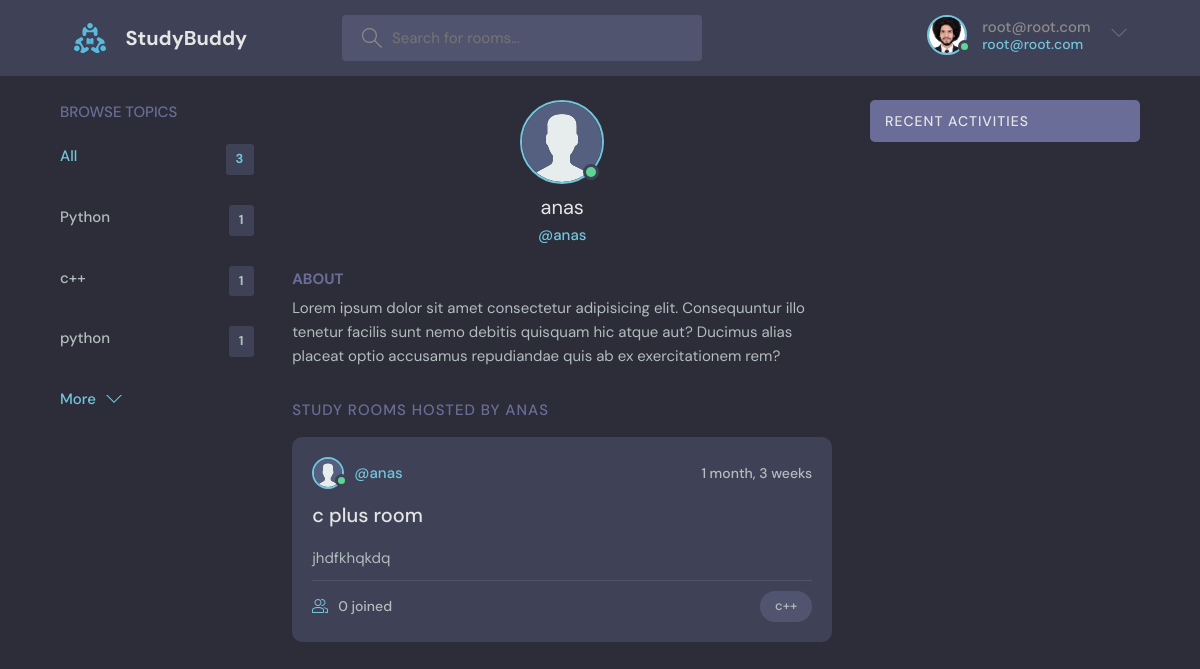
Screenshot of /profile/3 (signed in) with the database file from the repository.
### base/models.py (models this page shows, shortened)
class User(AbstractUser):
    name = models.CharField(max_length=200, null=True)
    email = models.EmailField(null=True, unique=True)
    bio = models.TextField(null=True)
    avatar = models.ImageField(null=True, default='avatar.svg')
    USERNAME_FIELD = 'email'
    REQUIRED_FIELDS = []

class Topic(models.Model):
    title = models.CharField(max_length=200)

class Room(models.Model):
    host = models.ForeignKey(User, on_delete=models.SET_NULL, null=True)
    topic = models.ForeignKey(Topic, on_delete=models.SET_NULL, null=True)
    name = models.CharField(max_length=200)
    description = models.TextField(null=True, blank=True)
    participants = models.ManyToManyField(
        User, related_name='participants', blank=True)
    updated = models.DateTimeField(auto_now=True)
    created = models.DateTimeField(auto_now_add=True)
    class Meta:
        ordering = ['-updated', '-created']

### base/views.py (the view)
# urls.py: path('profile/<str:pk>', views.user_profile, name="user-profile"),
@login_required(login_url="login")
def user_profile(request, pk):
    user = User.objects.get(id=pk)
    rooms = user.room_set.all()
    room_messages = user.message_set.all()
    topics = Topic.objects.all()
    context = {'user_profile': user, 'rooms': rooms,
               'topics': topics, 'room_messages': room_messages}
    return render(request, 'base/user_profile.html', context)

### base/templates/base/user_profile.html (shortened to what this page needs)
{% extends 'main.html' %}
{% block content %}
  <main class="profile-page layout layout--3">
    <div class="container">
      {% include 'base/topics_component.html' %}
      <div class="roomList">
        <div class="profile">
          <div class="profile__avatar">
            <div class="avatar avatar--large active">
              <img src="{{user_profile.avatar.url}}" />
            </div>
          </div>
          <div class="profile__info">
            <h3>{{user_profile.username}}</h3>
            <p>@{{user_profile.username}}</p>
          </div>
          <div class="profile__about">
            <h3>About</h3>
            <p>
              Lorem ipsum dolor sit amet consectetur adipisicing elit. Consequuntur illo tenetur
              facilis sunt nemo debitis quisquam hic atque aut? Ducimus alias placeat optio
              accusamus repudiandae quis ab ex exercitationem rem?
            </p>
          </div>
        </div>
        <div class="roomList__header">
          <div>
            <h2>Study Rooms Hosted by {{user_profile.username}}</a>
            </h2>
          </div>
        </div>
        {% include 'base/feed_component.html' %}
      </div>
      <div class="activities">
        <div class="activities__header">
          <h2>Recent Activities</h2>
        </div>
      </div>
    </div>
  </main>
  {% endblock %}

### templates/main.html (shortened to what this page needs)
<!DOCTYPE html>
{% load static %}
<html lang="en">
  <head>
    <link rel="stylesheet" href="{% static 'styles/style.css' %}" />
  </head>
  <body>
    {% include 'navbar.html' %}  {% block content %} {% endblock %}
  </body>
</html>

### templates/navbar.html (shortened to what this page needs)
{% load static %}
<header class="header header--loggedIn">
  <div class="container">
    <a href="{% url 'home' %}" class="header__logo">
      <img src="{% static 'images/logo.svg' %}" />
      <h1>StudyBuddy</h1>
    </a>
    <form class="header__search" method="GET" action="{% url 'home' %}">
      <label>
        <input placeholder="Search for rooms..." name="q" />
      </label>
    </form>
    <nav class="header__menu">
      {% if request.user.is_authenticated %}
      <div class="header__user">
        <a href="{% url 'user-profile' user.id %}">
          <div class="avatar avatar--medium active">
            <img src="{{user.avatar.url}}" />
          </div>
          <p>{{request.user}} <span>{{request.user}}</span></p>
        </a>
        <button class="dropdown-button">
          <svg
            version="1.1"
            xmlns="http://www.w3.org/2000/svg"
            width="32"
            height="32"
            viewBox="0 0 32 32"
          >
            <title>chevron-down</title>
            <path d="M16 21l-13-13h-3l16 16 16-16h-3l-13 13z"></path>
          </svg>
        </button>
      </div>
      {% endif %}
    </nav>
  </div>
</header>

### base/templates/base/topics_component.html
<div class="topics">
  <div class="topics__header">
    <h2>Browse Topics</h2>
  </div>
  <ul class="topics__list">
    <li>
      <a href="{% url 'home' %}" class="active"
        >All <span>{{topics.count}}</span></a
      >
    </li>
    {% for topic in topics %}
    <li>
      <a href="{% url 'home' %}?q={{topic.title}}"
        >{{topic.title}}<span>{{topic.room_set.all.count}}</span></a
      >
    </li>
    {% endfor %}
  </ul>
  <a class="btn btn--link" href="{% url 'topics' %}">
    More
    <svg
      version="1.1"
      xmlns="http://www.w3.org/2000/svg"
      width="32"
      height="32"
      viewBox="0 0 32 32"
    >
      <title>chevron-down</title>
      <path d="M16 21l-13-13h-3l16 16 16-16h-3l-13 13z"></path>
    </svg>
  </a>
</div>

### base/templates/base/feed_component.html (shortened to what this page needs)
{%for room in rooms%}
<div class="roomListRoom">
  <div class="roomListRoom__header">
    <a
      href="{% url 'user-profile' room.host.id %}"
      class="roomListRoom__author"
    >
      <div class="avatar avatar--small active">
        <img src="{{room.host.avatar.url}}" />
      </div>
      <span>@{{room.host.username}}</span>
    </a>
    <div class="roomListRoom__actions">
      <span>{{room.created|timesince}}</span>
    </div>
  </div>
  <div class="roomListRoom__content">
    <a href="{% url 'room'  room.id %}">{{room.name}}</a>
    <p>{{room.description}}</p>
  </div>
  <div class="roomListRoom__meta">
    <a class="roomListRoom__joined" href="{% url 'room'  room.id %}">
      {{room.participants.count}} joined
    </a>
    <p class="roomListRoom__topic">{{room.topic.title}}</p>
  </div>
</div>
{% endfor %}

### rows the page displays
User: avatar (picture), user "root@root.com"
Topic: title "Python", room_set.all.count "1"
Topic: title "c++", room_set.all.count "1"
Topic: title "python", room_set.all.count "1"
User: avatar (placeholder picture), username "anas", username "ANAS"
Room: host.avatar (placeholder picture), host.username "anas", created "1 month, 3 weeks", name "c plus room", description "jhdfkhqkdq", participants.count "0", topic "c++"

### other values shown
{{ topics.count }} "3"
